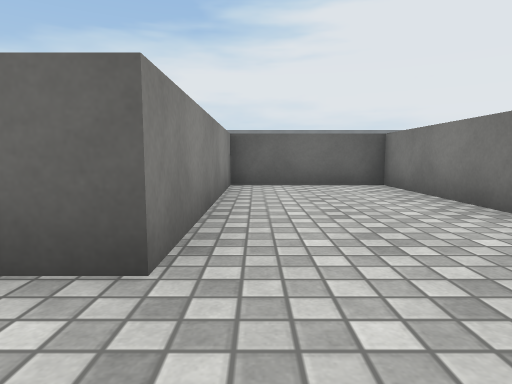
View 1 (above)

24 first-person views from a walk through a Unity game level. The camera is 0.55 m above the floor, tilts 6° down and sees 75° across. The floor is counted in squares, 1 m on a side. Each view is taken from the middle of a square. On the plan, view 1 faces up. The plan holds only what a view shows up to about 9 squares ahead; the rest is blank. The place goes on beyond the plan. Surface patterns are stand-ins for the level's own textures.

View 2
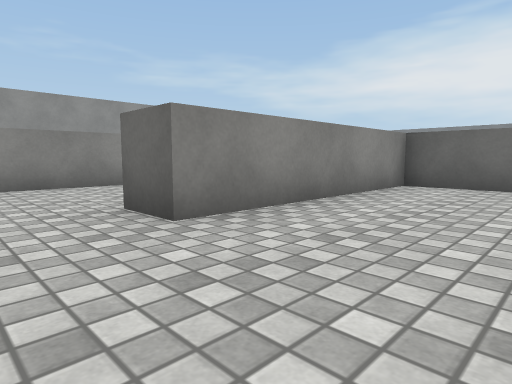

View 3
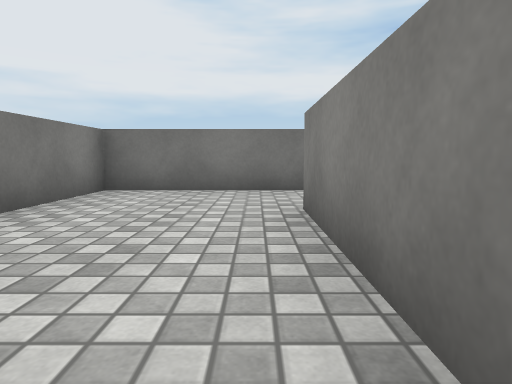

View 4
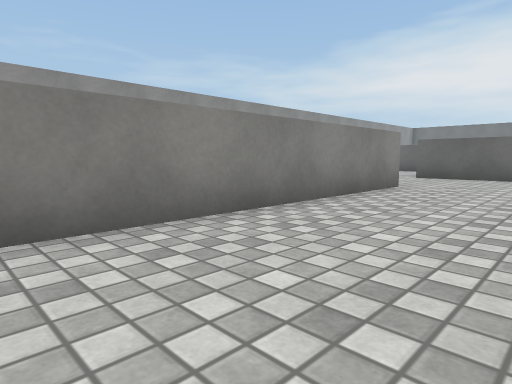

View 5
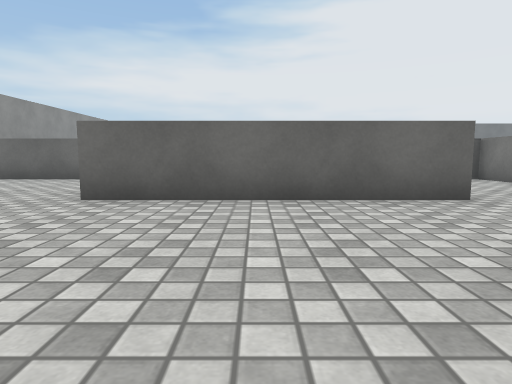

View 6
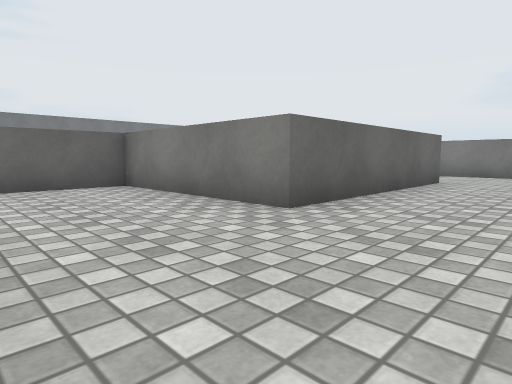

View 7
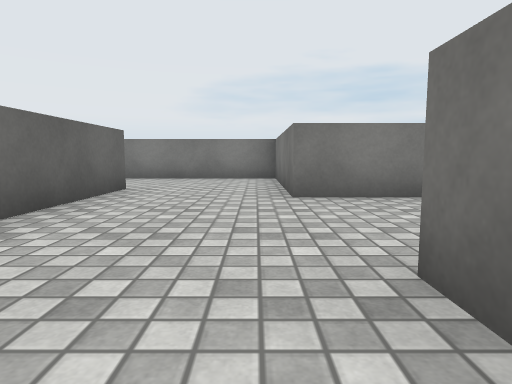

View 8
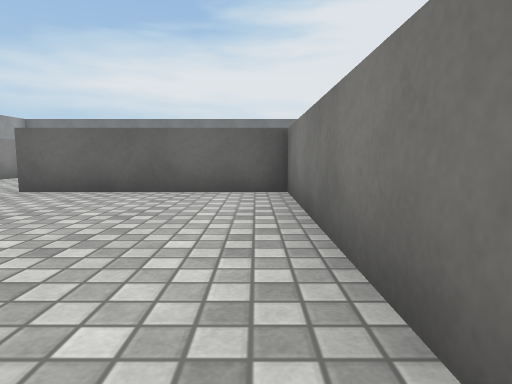

View 9
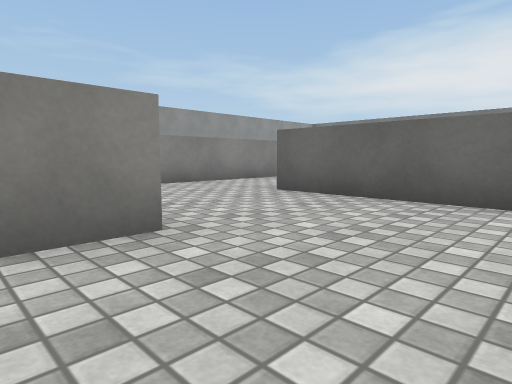

View 10
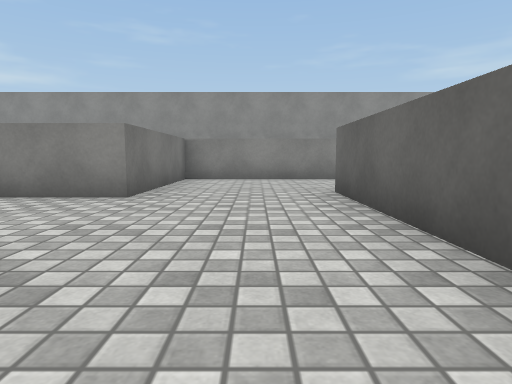

View 11
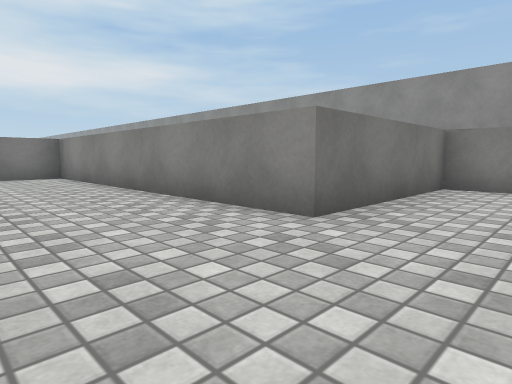

View 12
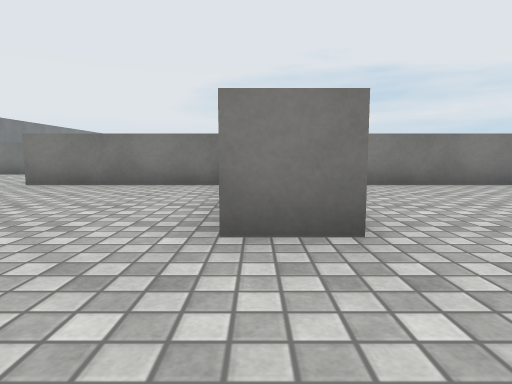

View 13
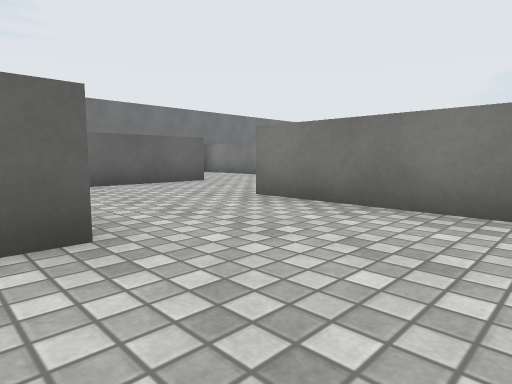

View 14
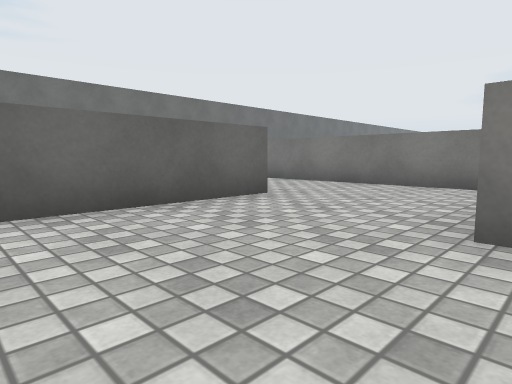

View 15
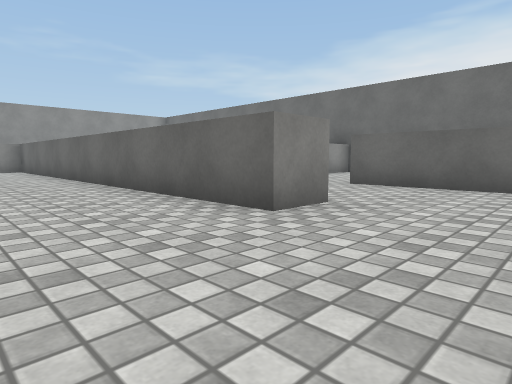

View 16
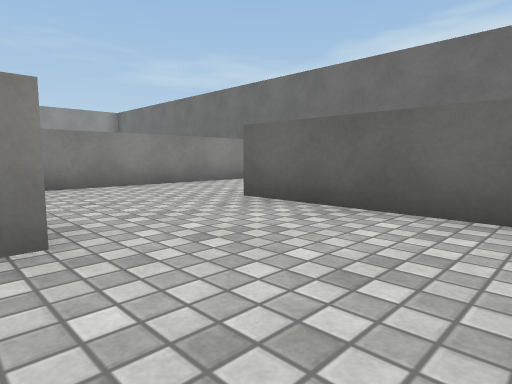

View 17
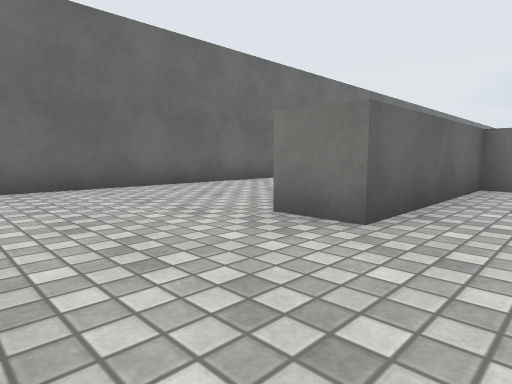

View 18
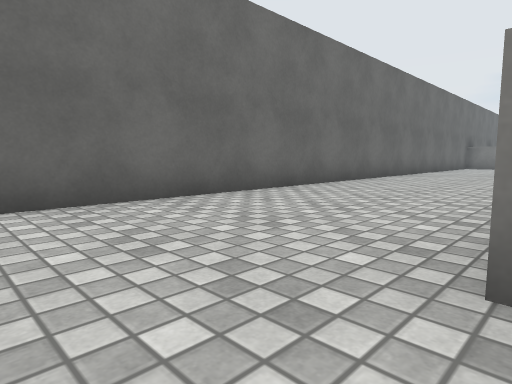

View 19
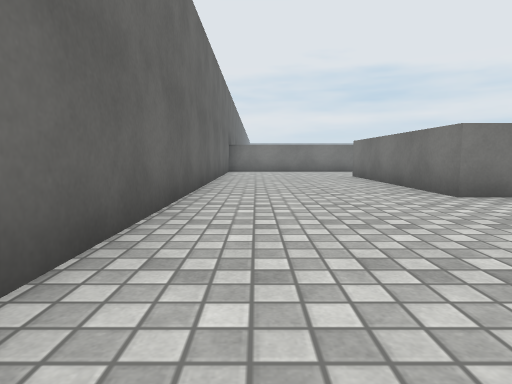

View 20
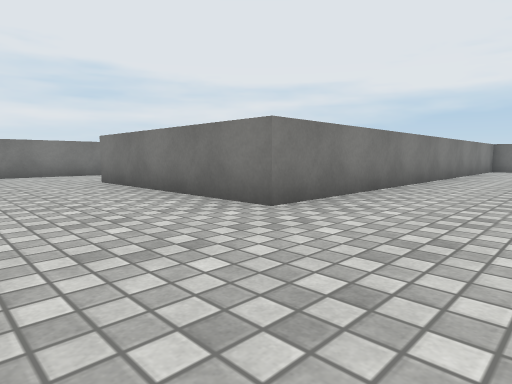

View 21
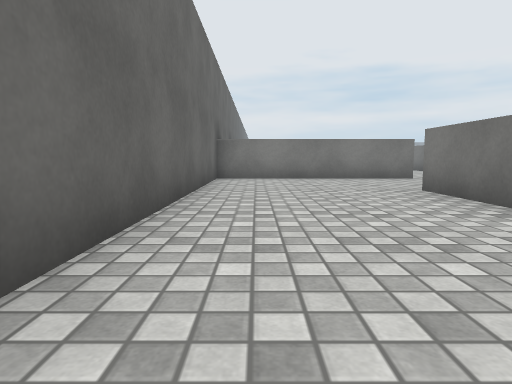

View 22
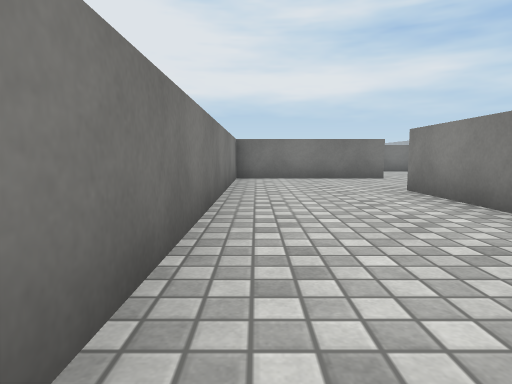

View 23
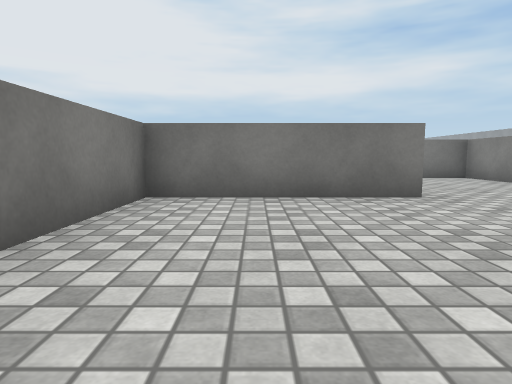

View 24
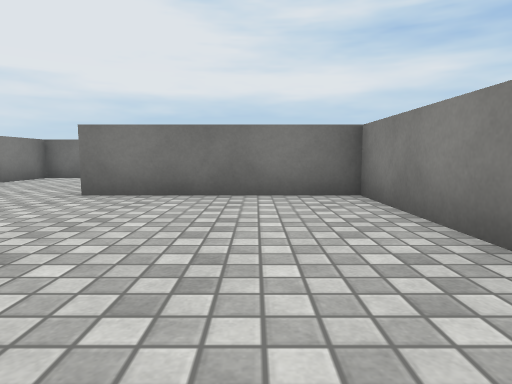

### Floor plan
Points are (right, up) in squares from view 1. A wall is a line through its corners. A room is listed if a view was taken in it or the views show most of it. See-through windows are left out.
Room 1 (views 1, 2, 3)
walls: (-0.9, -0.5) (2.5, -0.5) (2.5, 6.5) (-0.5, 6.5) (-0.5, 1.5)
ways out: opening at (-1, 0.5) to room 2
Room 2 (views 4, 5, 6, 7, 8, 9, 10, 11, 12, 13, 14, 15, 16, 17, 18, 19, 20, 21, 22, 23, 24)
walls: (6.6, 15.5) (10.5, 15.5) (10.5, 27.2) (15.5, 27.2); (3.5, 14.1) (3.5, 11.3) (7.5, 11.3); (2.5, 15.6) (2.5, 19.5); (-0.2, 11.4) (-0.2, 10.2) (-5.2, 10.2) (-5.2, 14.3) (-9.4, 14.3); (9.5, 7.3) (10.5, 7.3) (10.5, 8.9); (6.5, 20.2) (6.5, 26.3) (2.5, 26.3) (2.5, 27.2); (-0.1, 18.2) (-0.8, 18.2); (7.5, 20.9) (7.5, 18.5); (-1.5, 5.6) (-1.5, 7.5) (2.5, 7.5) (2.5, 14.3) (-1.8, 14.3) (-1.8, 15.2); (3.8, 23.6) (3.8, 22.5) (-4.4, 22.5); (-4.2, 17.8) (-4.2, 13.4); (-0.5, 1.5) (-1.5, 1.5); (-8.3, 11) (-8.3, 7.3) (-4.5, 7.3) (-4.5, -0.5) (-3.2, -0.5); (-0.2, 28.9) (-0.2, 24.4); (18.5, 25.9) (18.5, 31) (0.8, 31)
ways out: opening at (-1, 0.5) to room 1

Where each view was taken, in squares from view 1:
view 1: 0 up, 0 right, facing up
view 2: 0 up, 2 right, facing up-left
view 3: 5 up, 0 right, facing down
view 4: 1 up, 2 left, facing up-left
view 5: 6 up, 3 left, facing up
view 6: 8 up, 8 left, facing up-right
view 7: 8 up, 6 left, facing right
view 8: 9 up, 2 right, facing up
view 9: 10 up, 2 right, facing up-left
view 10: 9 up, 0 right, facing left
view 11: 9 up, 2 left, facing down-left
view 12: 15 up, 4 left, facing right
view 13: 16 up, 1 left, facing up-right
view 14: 19 up, 0 right, facing up-right
view 15: 20 up, 6 right, facing up-left
view 16: 23 up, 6 right, facing up-left
view 17: 25 up, 0 right, facing up-right
view 18: 27 up, 1 right, facing up-right
view 19: 30 up, 6 right, facing right
view 20: 30 up, 8 right, facing down-right
view 21: 30 up, 10 right, facing right
view 22: 24 up, 10 right, facing down
view 23: 20 up, 9 right, facing down
view 24: 16 up, 5 right, facing down
